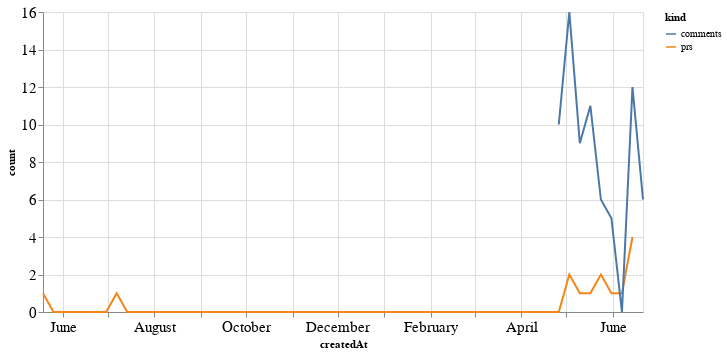

Notebook code cell kept with this figure:
### Code cell
alt.Chart(total_time, width=600).mark_line().encode(
    x='createdAt',
    y='count',
    color='kind'
)

### Figure 1 — Vega-Lite specification as saved in the notebook (floating-point values rounded to 4 significant figures)
{"config": {"axisLeft": {"labelFontSize": 15}, "axisBottom": {"labelFontSize": 15}}, "data": {"name": "data-58103a5c17d03eb8f02788a756210691"}, "mark": "line", "encoding": {"color": {"type": "nominal", "field": "kind"}, "x": {"type": "temporal", "field": "createdAt"}, "y": {"type": "quantitative", "field": "count"}}, "width": 600, "$schema": "https://vega.github.io/schema/vega-lite/v4.8.1.json", "datasets": {"data-58103a5c17d03eb8f02788a756210691": [{"createdAt": "2019-05-19T00:00:00", "kind": "prs", "count": 1.0}, {"createdAt": "2019-05-26T00:00:00", "kind": "prs", "count": 0.0}, {"createdAt": "2019-06-02T00:00:00", "kind": "prs", "count": 0.0}, {"createdAt": "2019-06-09T00:00:00", "kind": "prs", "count": 0.0}, {"createdAt": "2019-06-16T00:00:00", "kind": "prs", "count": 0.0}, {"createdAt": "2019-06-23T00:00:00", "kind": "prs", "count": 0.0}, {"createdAt": "2019-06-30T00:00:00", "kind": "prs", "count": 0.0}, {"createdAt": "2019-07-07T00:00:00", "kind": "prs", "count": 1.0}, {"createdAt": "2019-07-14T00:00:00", "kind": "prs", "count": 0.0}, {"createdAt": "2019-07-21T00:00:00", "kind": "prs", "count": 0.0}, {"createdAt": "2019-07-28T00:00:00", "kind": "prs", "count": 0.0}, {"createdAt": "2019-08-04T00:00:00", "kind": "prs", "count": 0.0}, {"createdAt": "2019-08-11T00:00:00", "kind": "prs", "count": 0.0}, {"createdAt": "2019-08-18T00:00:00", "kind": "prs", "count": 0.0}, {"createdAt": "2019-08-25T00:00:00", "kind": "prs", "count": 0.0}, {"createdAt": "2019-09-01T00:00:00", "kind": "prs", "count": 0.0}, {"createdAt": "2019-09-08T00:00:00", "kind": "prs", "count": 0.0}, {"createdAt": "2019-09-15T00:00:00", "kind": "prs", "count": 0.0}, {"createdAt": "2019-09-22T00:00:00", "kind": "prs", "count": 0.0}, {"createdAt": "2019-09-29T00:00:00", "kind": "prs", "count": 0.0}, {"createdAt": "2019-10-06T00:00:00", "kind": "prs", "count": 0.0}, {"createdAt": "2019-10-13T00:00:00", "kind": "prs", "count": 0.0}, {"createdAt": "2019-10-20T00:00:00", "kind": "prs", "count": 0.0}, {"createdAt": "2019-10-27T00:00:00", "kind": "prs", "count": 0.0}, {"createdAt": "2019-11-03T00:00:00", "kind": "prs", "count": 0.0}, {"createdAt": "2019-11-10T00:00:00", "kind": "prs", "count": 0.0}, {"createdAt": "2019-11-17T00:00:00", "kind": "prs", "count": 0.0}, {"createdAt": "2019-11-24T00:00:00", "kind": "prs", "count": 0.0}, {"createdAt": "2019-12-01T00:00:00", "kind": "prs", "count": 0.0}, {"createdAt": "2019-12-08T00:00:00", "kind": "prs", "count": 0.0}, {"createdAt": "2019-12-15T00:00:00", "kind": "prs", "count": 0.0}, {"createdAt": "2019-12-22T00:00:00", "kind": "prs", "count": 0.0}, {"createdAt": "2019-12-29T00:00:00", "kind": "prs", "count": 0.0}, {"createdAt": "2020-01-05T00:00:00", "kind": "prs", "count": 0.0}, {"createdAt": "2020-01-12T00:00:00", "kind": "prs", "count": 0.0}, {"createdAt": "2020-01-19T00:00:00", "kind": "prs", "count": 0.0}, {"createdAt": "2020-01-26T00:00:00", "kind": "prs", "count": 0.0}, {"createdAt": "2020-02-02T00:00:00", "kind": "prs", "count": 0.0}, {"createdAt": "2020-02-09T00:00:00", "kind": "prs", "count": 0.0}, {"createdAt": "2020-02-16T00:00:00", "kind": "prs", "count": 0.0}, {"createdAt": "2020-02-23T00:00:00", "kind": "prs", "count": 0.0}, {"createdAt": "2020-03-01T00:00:00", "kind": "prs", "count": 0.0}, {"createdAt": "2020-03-08T00:00:00", "kind": "prs", "count": 0.0}, {"createdAt": "2020-03-15T00:00:00", "kind": "prs", "count": 0.0}, {"createdAt": "2020-03-22T00:00:00", "kind": "prs", "count": 0.0}, {"createdAt": "2020-03-29T00:00:00", "kind": "prs", "count": 0.0}, {"createdAt": "2020-04-05T00:00:00", "kind": "prs", "count": 0.0}, {"createdAt": "2020-04-12T00:00:00", "kind": "prs", "count": 0.0}, {"createdAt": "2020-04-19T00:00:00", "kind": "prs", "count": 0.0}, {"createdAt": "2020-04-26T00:00:00", "kind": "prs", "count": 0.0}, {"createdAt": "2020-05-03T00:00:00", "kind": "prs", "count": 2.0}, {"createdAt": "2020-05-10T00:00:00", "kind": "prs", "count": 1.0}, {"createdAt": "2020-05-17T00:00:00", "kind": "prs", "count": 1.0}, {"createdAt": "2020-05-24T00:00:00", "kind": "prs", "count": 2.0}, {"createdAt": "2020-05-31T00:00:00", "kind": "prs", "count": 1.0}, {"createdAt": "2020-06-07T00:00:00", "kind": "prs", "count": 1.0}, {"createdAt": "2020-06-14T00:00:00", "kind": "prs", "count": 4.0}, {"createdAt": "2020-06-21T00:00:00", "kind": "prs", "count": null}, {"createdAt": "2019-05-19T00:00:00", "kind": "comments", "count": null}, {"createdAt": "2019-05-26T00:00:00", "kind": "comments", "count": null}, {"createdAt": "2019-06-02T00:00:00", "kind": "comments", "count": null}, {"createdAt": "2019-06-09T00:00:00", "kind": "comments", "count": null}, {"createdAt": "2019-06-16T00:00:00", "kind": "comments", "count": null}, {"createdAt": "2019-06-23T00:00:00", "kind": "comments", "count": null}, {"createdAt": "2019-06-30T00:00:00", "kind": "comments", "count": null}, {"createdAt": "2019-07-07T00:00:00", "kind": "comments", "count": null}, {"createdAt": "2019-07-14T00:00:00", "kind": "comments", "count": null}, {"createdAt": "2019-07-21T00:00:00", "kind": "comments", "count": null}, {"createdAt": "2019-07-28T00:00:00", "kind": "comments", "count": null}, {"createdAt": "2019-08-04T00:00:00", "kind": "comments", "count": null}, {"createdAt": "2019-08-11T00:00:00", "kind": "comments", "count": null}, {"createdAt": "2019-08-18T00:00:00", "kind": "comments", "count": null}, {"createdAt": "2019-08-25T00:00:00", "kind": "comments", "count": null}, {"createdAt": "2019-09-01T00:00:00", "kind": "comments", "count": null}, {"createdAt": "2019-09-08T00:00:00", "kind": "comments", "count": null}, {"createdAt": "2019-09-15T00:00:00", "kind": "comments", "count": null}, {"createdAt": "2019-09-22T00:00:00", "kind": "comments", "count": null}, {"createdAt": "2019-09-29T00:00:00", "kind": "comments", "count": null}, {"createdAt": "2019-10-06T00:00:00", "kind": "comments", "count": null}, {"createdAt": "2019-10-13T00:00:00", "kind": "comments", "count": null}, {"createdAt": "2019-10-20T00:00:00", "kind": "comments", "count": null}, {"createdAt": "2019-10-27T00:00:00", "kind": "comments", "count": null}, {"createdAt": "2019-11-03T00:00:00", "kind": "comments", "count": null}, {"createdAt": "2019-11-10T00:00:00", "kind": "comments", "count": null}, {"createdAt": "2019-11-17T00:00:00", "kind": "comments", "count": null}, {"createdAt": "2019-11-24T00:00:00", "kind": "comments", "count": null}, {"createdAt": "2019-12-01T00:00:00", "kind": "comments", "count": null}, {"createdAt": "2019-12-08T00:00:00", "kind": "comments", "count": null}, {"createdAt": "2019-12-15T00:00:00", "kind": "comments", "count": null}, {"createdAt": "2019-12-22T00:00:00", "kind": "comments", "count": null}, {"createdAt": "2019-12-29T00:00:00", "kind": "comments", "count": null}, {"createdAt": "2020-01-05T00:00:00", "kind": "comments", "count": null}, {"createdAt": "2020-01-12T00:00:00", "kind": "comments", "count": null}, {"createdAt": "2020-01-19T00:00:00", "kind": "comments", "count": null}, {"createdAt": "2020-01-26T00:00:00", "kind": "comments", "count": null}, {"createdAt": "2020-02-02T00:00:00", "kind": "comments", "count": null}, {"createdAt": "2020-02-09T00:00:00", "kind": "comments", "count": null}, {"createdAt": "2020-02-16T00:00:00", "kind": "comments", "count": null}, {"createdAt": "2020-02-23T00:00:00", "kind": "comments", "count": null}, {"createdAt": "2020-03-01T00:00:00", "kind": "comments", "count": null}, {"createdAt": "2020-03-08T00:00:00", "kind": "comments", "count": null}, {"createdAt": "2020-03-15T00:00:00", "kind": "comments", "count": null}, {"createdAt": "2020-03-22T00:00:00", "kind": "comments", "count": null}, {"createdAt": "2020-03-29T00:00:00", "kind": "comments", "count": null}, {"createdAt": "2020-04-05T00:00:00", "kind": "comments", "count": null}, {"createdAt": "2020-04-12T00:00:00", "kind": "comments", "count": null}, {"createdAt": "2020-04-19T00:00:00", "kind": "comments", "count": null}, {"createdAt": "2020-04-26T00:00:00", "kind": "comments", "count": 10.0}, {"createdAt": "2020-05-03T00:00:00", "kind": "comments", "count": 16.0}, {"createdAt": "2020-05-10T00:00:00", "kind": "comments", "count": 9.0}, {"createdAt": "2020-05-17T00:00:00", "kind": "comments", "count": 11.0}, {"createdAt": "2020-05-24T00:00:00", "kind": "comments", "count": 6.0}, {"createdAt": "2020-05-31T00:00:00", "kind": "comments", "count": 5.0}, {"createdAt": "2020-06-07T00:00:00", "kind": "comments", "count": 0.0}, {"createdAt": "2020-06-14T00:00:00", "kind": "comments", "count": 12.0}, {"createdAt": "2020-06-21T00:00:00", "kind": "comments", "count": 6.0}]}}
